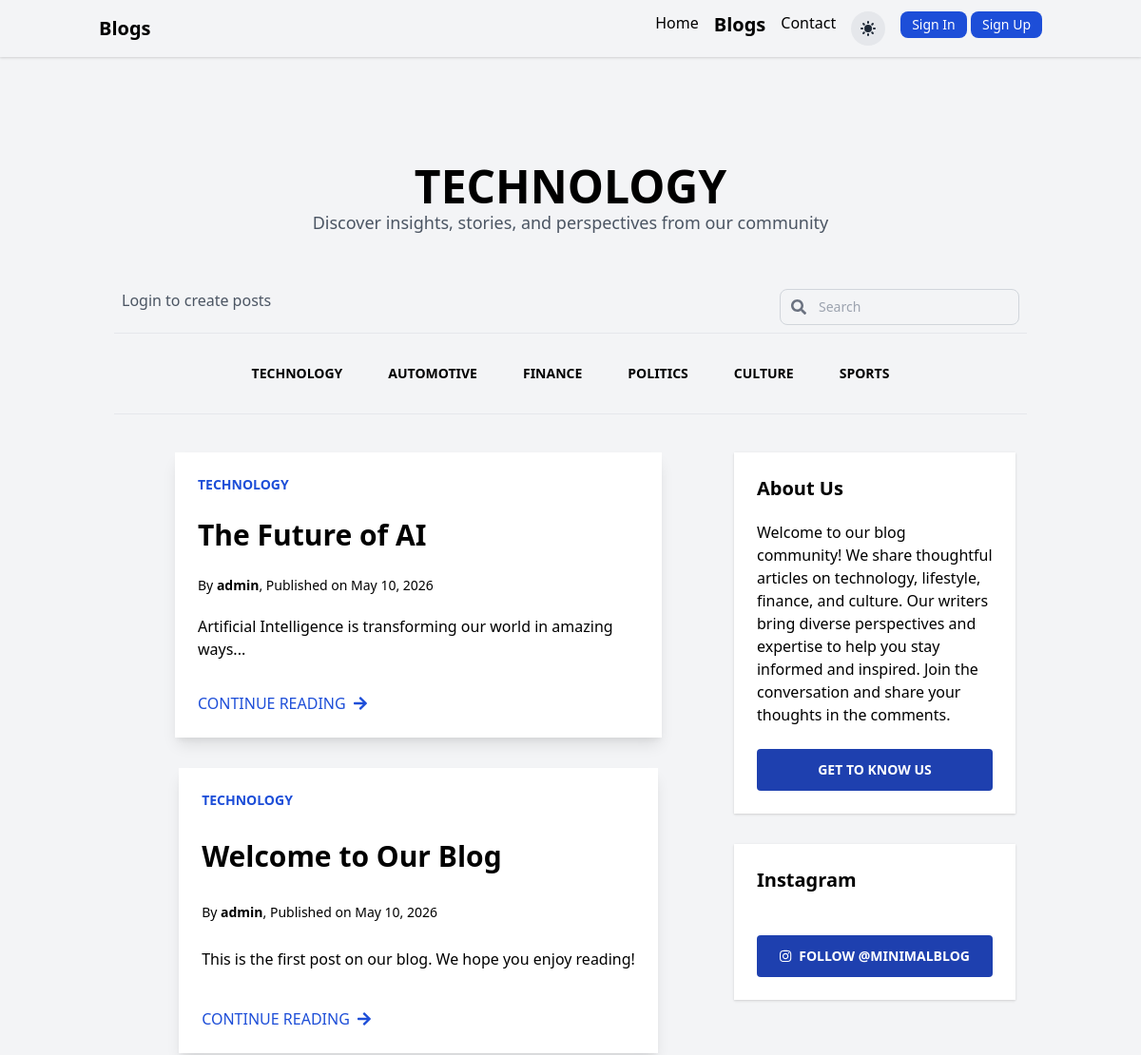
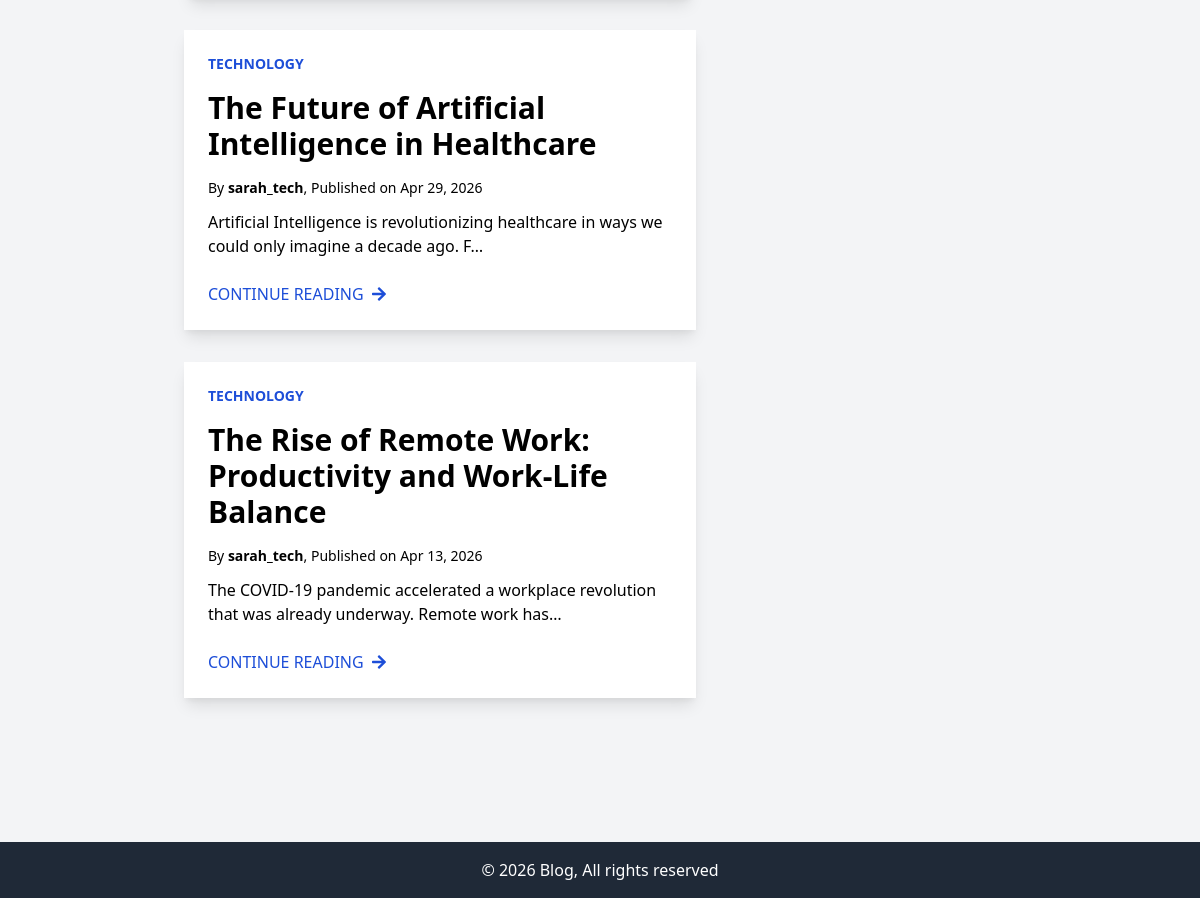
Screenshot of /blog/category/Technology/ with the database file from the repository (2 pictures, top to bottom).
### blog/models.py (models this page shows, shortened)
class Post(models.Model):
    b_no = models.AutoField(primary_key=True)
    title = models.CharField(max_length=200)
    slug = models.SlugField(unique=True, blank=True)
    content = models.TextField()
    author = models.ForeignKey(User, on_delete=models.CASCADE)
    created_at = models.DateTimeField(auto_now_add=True)
    updated_at = models.DateTimeField(auto_now=True)
    category = models.CharField(max_length=50)

### blog/views.py (the view)
# urls.py: path('category/<str:category_name>/', views.category, name='category_posts'),
def category(request, category_name):
  if category_name:
    results = Post.objects.filter(category=category_name).order_by('-created_at')
  else:
    results = Post.objects.all().order_by('-created_at')
  paginator = Paginator(results, 6)
  page_number = request.GET.get('page')
  page_obj = paginator.get_page(page_number)
  contents = {'page_obj': page_obj, 'query': category_name}
  return render(request, 'blog/blogp.html', contents)

### templates/blog/blogp.html (shortened to what this page needs)
{% extends 'boilerplate.html'%}
{% block header_url %}{% url 'blog:blogindex' %}{% endblock %}
{% block header %}Blogs{% endblock %}
{% block blogactive %}font-bold text-xl{% endblock %}
{% block main %}
<div class="container mx-auto px-4 py-8">
    <header class="w-full container mx-auto">
        <div class="flex flex-col items-center py-12">
            <a class="font-bold text-light uppercase hover:text-gray-700 text-5xl" href="#">
                {{ query }}
            </a>
            <p class="text-lg text-gray-600">
                Discover insights, stories, and perspectives from our community
            </p>
        </div>
    </header>
    <div class='container flex item-center justify-between'>
        <div class='p-2 container flex item-center justify-start'>
            {% if user.is_authenticated %}
            <a href="{% url 'blog:blogpost' %}">
                <button class="bg-blue-500 hover:bg-blue-700                    text-white font-bold py-2 px-4 rounded                        focus:outline-none focus:shadow-outline">
                Create New Blog
                </button>
            </a>
            {% else %}
            <p class="text-gray-600">Login to create posts</p>
            {% endif %}
        </div>
        <form method="GET" action="{% url 'blog:search_posts' %}">
            <div class='p-2 container flex item-center justify-end'>
                <div class="relative flex items-center">
                    <div class="absolute inset-y-0 left-0 pl-3 flex items-center pointer-events-none">
                    </div>
                    <input
                        id="search"
                        name="search"
                        type="search"
                        placeholder="Search"
                        class="p-2 pl-10 text-sm text-gray-900 bg-gray-100 rounded-lg border border-gray-300 focus:outline-none focus:ring-2 focus:ring-blue-500 focus:border-blue-500"
                    >
                </div>
            </div>
        </form>
    </div>
    <nav class="dark:bg-gray-200 w-full py-4 border-t border-b" x-data="{ open: false }">
        <div :class="open ? 'block': 'hidden'" class="w-full flex-grow sm:flex sm:items-center sm:w-auto">
            <div class="w-full  container mx-auto flex flex-col sm:flex-row items-center justify-center text-sm font-bold uppercase mt-0 px-6 py-2">
                <a href="{% url 'blog:category_posts' category_name='Technology' %}" class="hover:bg-gray-400 rounded py-2 px-4 mx-2">Technology</a>
                <a href="{% url 'blog:category_posts' category_name='Automotive' %}" class="hover:bg-gray-400 rounded py-2 px-4 mx-2">Automotive</a>
                <a href="{% url 'blog:category_posts' category_name='Finance' %}" class="hover:bg-gray-400 rounded py-2 px-4 mx-2">Finance</a>
                <a href="{% url 'blog:category_posts' category_name='Politics' %}" class="hover:bg-gray-400 rounded py-2 px-4 mx-2">Politics</a>
                <a href="{% url 'blog:category_posts' category_name='Culture' %}" class="hover:bg-gray-400 rounded py-2 px-4 mx-2">Culture</a>
                <a href="{% url 'blog:category_posts' category_name='Sports' %}" class="hover:bg-gray-400 rounded py-2 px-4 mx-2">Sports</a>
            </div>
        </div>
    </nav>
    <div class="container mx-auto flex flex-wrap py-6">
        <section class="w-full md:w-2/3 flex flex-col items-center px-3">
            {% if page_obj %}
                {% for post in page_obj %}
                    <article class="flex flex-col shadow-lg my-4 bg-white dark:bg-gray-900 max-w-full lg:max-w-lg xl:max-w-xl mx-auto" style="min-height: 300px;">
                        <div class="flex flex-col justify-between p-6 h-full">
                            <a href="#" class="text-blue-700 text-sm font-bold uppercase pb-4">{{ post.category }}</a>
                            <a href="{% url 'blog:singleb_slug' post.slug %}" class="text-3xl font-bold hover:text-gray-700 pb-4">{{ post.title }}</a>
                            <p class="text-sm pb-3">
                                By <a href="#" class="font-semibold hover:text-gray-800">{{ post.author.username }}</a>, Published on {{ post.created_at|date:"M d, Y" }}
                            </p>
                            <p class="pb-6">{{ post.content|striptags|truncatechars:100 }}</p>
                            <a href="{% url 'blog:singleb_slug' post.slug %}" class="uppercase text-blue-700 hover:text-black flex items-center">
                                Continue Reading <i class="fas fa-arrow-right ml-2"></i>
                            </a>
                        </div>
                    </article>
                {% endfor %}
            {% else %}
                <h1>No posts found.</h1>
            {% endif %}
        </section>
        <aside class="w-full md:w-1/3 flex flex-col items-center px-3">
            <div class="w-full  bg-white dark:bg-gray-900 shadow flex flex-col my-4 p-6">
                <p class="text-xl font-semibold pb-5">About Us</p>
                <p class="pb-2">Welcome to our blog community! We share thoughtful articles on technology, lifestyle, finance, and culture. Our writers bring diverse perspectives and expertise to help you stay informed and inspired. Join the conversation and share your thoughts in the comments.</p>
                <a href="#" class="w-full bg-blue-800 text-white font-bold text-sm uppercase rounded hover:bg-blue-700 flex items-center justify-center px-2 py-3 mt-4">
                    Get to know us
                </a>
            </div>
            <div class="w-full bg-white dark:bg-gray-900 shadow flex flex-col my-4 p-6">
                <p class="text-xl font-semibold pb-5">Instagram</p>
                <a href="#" class="w-full bg-blue-800 text-white font-bold text-sm uppercase rounded hover:bg-blue-700 flex items-center justify-center px-2 py-3 mt-6">
                    <i class="fab fa-instagram mr-2"></i> Follow @minimalblog
                </a>
            </div>
        </aside>
    </div>
</div>
{% endblock %}

### rows the page displays
Post: category "TECHNOLOGY", title "The Future of AI", author.username "admin", created_at "May 10, 2026", content "Artificial Intelligence is transforming our world in amazing ways..."
Post: category "TECHNOLOGY", title "Welcome to Our Blog", author.username "admin", created_at "May 10, 2026", content "This is the first post on our blog. We hope you enjoy reading!"
Post: category "TECHNOLOGY", title "The Future of Artificial Intelligence in Healthcare", author.username "sarah_tech", created_at "Apr 29, 2026", content "Artificial Intelligence is revolutionizing healthcare in ways we could only imagine a decade ago. F…"
Post: category "TECHNOLOGY", title "The Rise of Remote Work: Productivity and Work-Life Balance", author.username "sarah_tech", created_at "Apr 13, 2026", content "The COVID-19 pandemic accelerated a workplace revolution that was already underway. Remote work has…"

### other values shown
{{ query }} "TECHNOLOGY"
